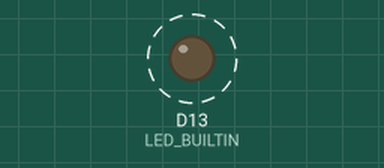
Recording of a sketch running on a simulated Arduino Zero (SAMD21). Parts: output pins drawn as LEDs (lit = HIGH). Dashed ring = blinking. Pins used as bus, display or sensor lines are not drawn; what the sketch prints to the serial monitor is not drawn.

Above: at 1.11 s.
Timing chart, 0 to 4.0 s (numbered marks = the images above):
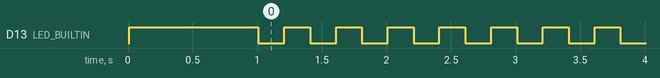

Measured:
- by itself, D13 (LED_BUILTIN): alternates HIGH for 0.20 s and LOW for 0.20 s

The sketch:

RS485_example.ino
```cpp
#include <Arduino.h>

#define SerialOut SerialUSB
#define SerialIn Serial
#define SENSOR_BAUDRATE 9600
#define TX_EN_PIN       7

int count;

void setup() {
  // setupRX();
  setupTX();
}

void loop() {
  // loopRX();
  loopTX();
}

// void setupRX() {
//   while(!SerialOut);
//   SerialOut.begin(9600);

//   SerialIn.begin(SENSOR_BAUDRATE);
//   pinMode(TX_EN_PIN, OUTPUT);       // DE/RE Controling pin of RS-485 (TX_EN)
//   delay(20);
//   digitalWrite(TX_EN_PIN, LOW);     // DE/RE==LOW Receive Enabled
//   SerialOut.println("Starting Serial...");

//   pinMode(LED_BUILTIN, OUTPUT);
//   digitalWrite(LED_BUILTIN, HIGH);
//   delay(1000);
// }

// void loopRX() {
//     char data[17];
//     int rlen = SerialIn.readBytes(data, 17); // read response
//     SerialOut.print("Data recv: ");
//     for(int i=0; i<rlen; i++) {
//       SerialOut.print(char(data[i]));
//     }
//     // SerialOut.print("\r\n");
//   // while(SerialIn.available()) {
//     // String s = SerialIn.readString();
//     // // int data = SerialIn.read();
//     // SerialOut.println(s);
//     digitalWrite(LED_BUILTIN, !digitalRead(LED_BUILTIN));
//     delay(100);
//   // }
//   // digitalWrite(LED_BUILTIN, !digitalRead(LED_BUILTIN));
//   // delay(1000);
// }

void setupTX() {
  SerialIn.begin(SENSOR_BAUDRATE);
  pinMode(TX_EN_PIN, OUTPUT);       // DE/RE Controling pin of RS-485 (TX_EN)
  delay(10);
  digitalWrite(TX_EN_PIN, HIGH);     // DE/RE==LOW Receive Enabled

  pinMode(LED_BUILTIN, OUTPUT);
  digitalWrite(LED_BUILTIN, HIGH);
  count = 0;
  delay(1000);
}

void loopTX() {
  char buffer[20];
  if (count == 100) {
    count = 0;
  }
  sprintf(buffer, "$%02d,CUE00050*//\r\n", count);
  SerialIn.print(buffer);
  count++;
  digitalWrite(LED_BUILTIN, !digitalRead(LED_BUILTIN));
  delay(200);
}
```
